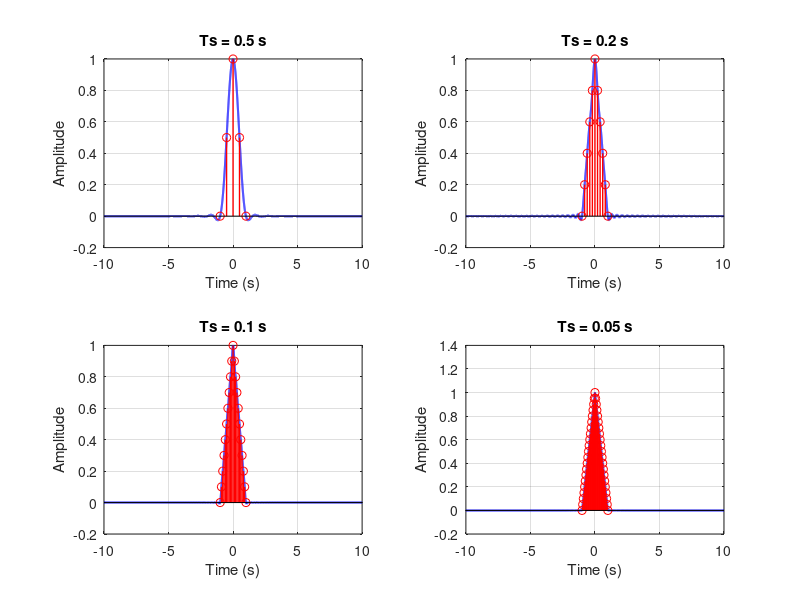

The MATLAB source for this figure:
triangular_pulse = @(t) max(0, 1 - abs(t)); 
t = -10:0.001:10 ;
Ts_arr= [0.5,0.2,0.1,0.05];
figure;
for i = 1:length(Ts_arr) 
   Ts = Ts_arr(i) ;
   t_s = -1:Ts:1 ;
   x_n = triangular_pulse(t_s); 
   reconstructed_signal = zeros(size(t));
    for n = 1:length(t_s)
        reconstructed_signal = reconstructed_signal + x_n(n) * sinc((t - t_s(n)) / Ts);
    end
    subplot(2, 2, i);
    plot(t, reconstructed_signal, 'b', 'LineWidth', 1.5);  
    hold on;
    stem(t_s, x_n, 'r', 'LineWidth', 1);  
    title(['Ts = ', num2str(Ts), ' s']);
    xlabel('Time (s)');
    ylabel('Amplitude');
    grid on;
end




    
